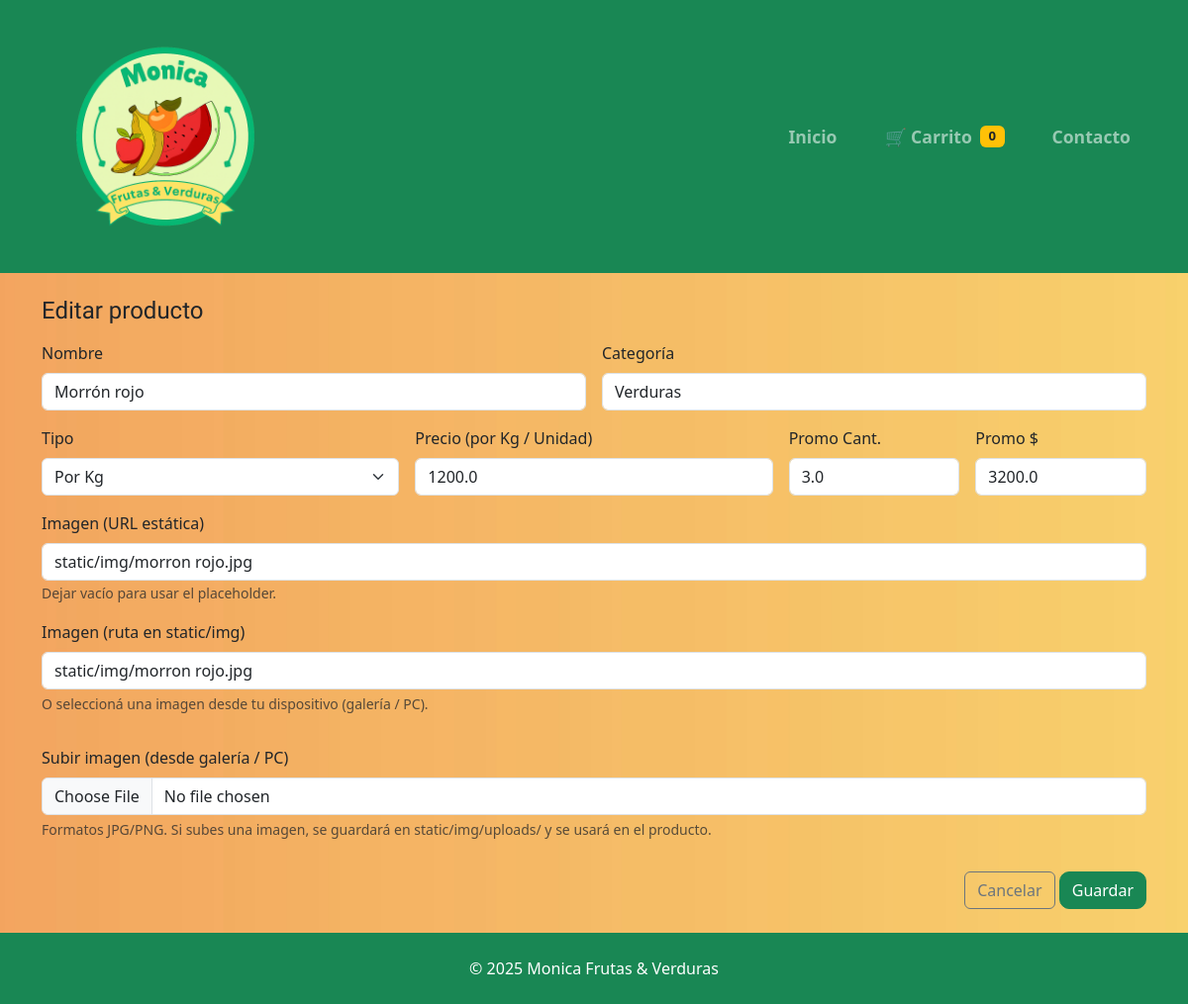
Page /admin_edit/3 (signed in) on the committed database.
### tables this page shows
CREATE TABLE products(
            id INTEGER PRIMARY KEY AUTOINCREMENT,
            name TEXT NOT NULL,
            category TEXT NOT NULL,
            kind TEXT NOT NULL,         -- 'kg' o 'unit'
            price REAL NOT NULL,        -- $ por Kg o por Unidad
            promo_qty REAL,             -- cantidad promo (ej 2.0 kg o 3.0 uni)
            promo_price REAL,           -- precio promo total
            image TEXT                  -- ruta imagen (static)
        );

### app.py (the view, shortened to what this page needs)
@app.route("/admin_edit/<int:pid>", methods=["GET", "POST"])
def admin_edit(pid):
    if not session.get("is_admin"):
        return redirect(url_for("login_admin"))
    with db() as con:
        producto = con.execute("SELECT * FROM products WHERE id = ?", (pid,)).fetchone()
    if not producto:
        flash("Producto no encontrado.", "danger")
        return redirect(url_for("admin"))
    return render_template("admin_form.html", product=producto)

### app.py (called while the page is built)
def db():
    con = sqlite3.connect(DB_PATH)
    con.row_factory = sqlite3.Row
    return con

### templates/admin_form.html (shortened to what this page needs)
{% extends "base.html" %}
{% block content %}
<h1 class="h4 mb-3">{{ 'Editar' if product else 'Nuevo' }} producto</h1>
<form method="post" enctype="multipart/form-data" class="row g-3">
  <div class="col-12 col-md-6">
    <label class="form-label">Nombre</label>
    <input name="name" value="{{ product.name if product }}" required class="form-control">
  </div>
  <div class="col-12 col-md-6">
    <label class="form-label">Categoría</label>
    <input name="category" value="{{ product.category if product }}" required class="form-control" placeholder="Frutas, Verduras, Otros...">
  </div>
  <div class="col-6 col-md-4">
    <label class="form-label">Tipo</label>
    <select name="kind" class="form-select">
      <option value="kg" {{ 'selected' if product and product.kind=='kg' }}>Por Kg</option>
    </select>
  </div>
  <div class="col-6 col-md-4">
    <label class="form-label">Precio (por Kg / Unidad)</label>
    <input name="price" type="number" step="0.01" value="{{ product.price if product }}" required class="form-control">
  </div>
  <div class="col-6 col-md-2">
    <label class="form-label">Promo Cant.</label>
    <input name="promo_qty" type="number" step="0.25" value="{{ product.promo_qty if product }}" class="form-control" placeholder="ej 2">
  </div>
  <div class="col-6 col-md-2">
    <label class="form-label">Promo $</label>
    <input name="promo_price" type="number" step="0.01" value="{{ product.promo_price if product }}" class="form-control">
  </div>
  <div class="col-12">
    <label class="form-label">Imagen (URL estática)</label>
    <input name="image" value="{{ product.image if product }}" class="form-control" placeholder="static/img/mi-foto.jpg">
    <small class="text-muted">Dejar vacío para usar el placeholder.</small>
  </div>
  <div class="mb-3">
    <label class="form-label">Imagen (ruta en static/img)</label>
    <input type="text" name="image" class="form-control" placeholder="img/miimagen.jpg" value="{{ product.image if product else '' }}">
    <div class="form-text">O seleccioná una imagen desde tu dispositivo (galería / PC).</div>
  </div>
  <div class="mb-3">
    <label class="form-label">Subir imagen (desde galería / PC)</label>
    <input type="file" name="image_file" accept="image/*" class="form-control">
    <div class="form-text">Formatos JPG/PNG. Si subes una imagen, se guardará en static/img/uploads/ y se usará en el producto.</div>
  </div>
  <div class="col-12 text-end">
    <a class="btn btn-outline-secondary" href="{{ url_for('admin') }}">Cancelar</a>
    <button class="btn btn-success">Guardar</button>
  </div>
{% endblock %}

### static/css/styles.css (style rules this page uses)
body { background: #fafafa; }
h1, h2, h3, h4, h5, h6 { font-family: 'Averia Libre', cursive; font-weight: 700; }
.btn-success { border-radius: 10px; }

### rows in the picture
products: name "Morrón rojo", category "Verduras", price "1200.0", promo_qty "3.0", promo_price "3200.0", image "static/img/morron rojo.jpg"

### other values in the picture
{{ 'Editar' if product else 'Nuevo' }} "Editar"
